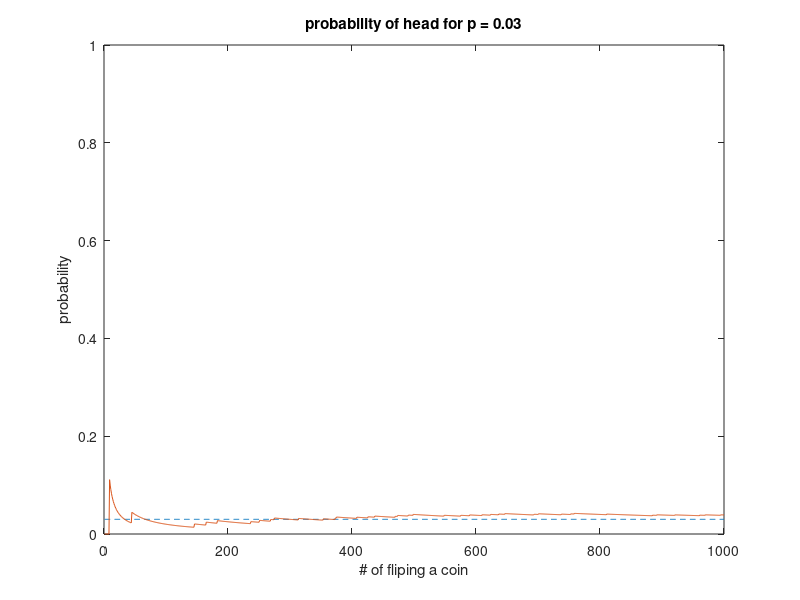
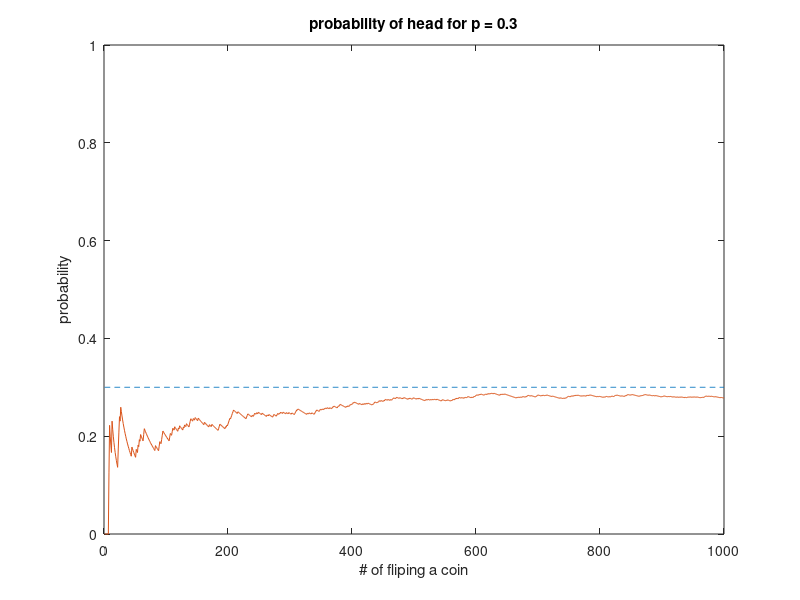

The MATLAB source for these figures, in order:
clc;
clear;
close all;
%%%
%parameters
%change parameter p here!
n = 1000;
p1 = 0.03;
p2 = 0.3;
%%%
head_counter1 = 0;
probabiliy_array1 = zeros(2,n);
probabiliy_array1(1,:) = 1:n;

head_counter2 = 0;
probabiliy_array2 = zeros(2,n);
probabiliy_array2(1,:) = 1:n;

for i = 1:n
    if rand() <= p1
        head_counter1 = head_counter1 + 1;
    end
    probabiliy_array1(2,i) = head_counter1/i;
    if rand() <= p2
        head_counter2 = head_counter2 + 1;
    end
    probabiliy_array2(2,i) = head_counter2/i;
end
%%%plot for p = 0.03
x = probabiliy_array1(1,:);
y = ones(1,n)*p1;
plot(x,y,'--');
hold on;
plot(probabiliy_array1(1,:)',probabiliy_array1(2,:)');
ylim([0 1]);
title('probability of head for p = 0.03');
xlabel('# of fliping a coin');
ylabel('probability');
hold off;
%%%
figure();
%%%plot for p = 0.3
x = probabiliy_array2(1,:);
y = ones(1,n)*p2;
plot(x,y,'--');
hold on;
plot(probabiliy_array2(1,:)',probabiliy_array2(2,:)');
ylim([0 1]);
title('probability of head for p = 0.3');
xlabel('# of fliping a coin');
ylabel('probability');
hold off;